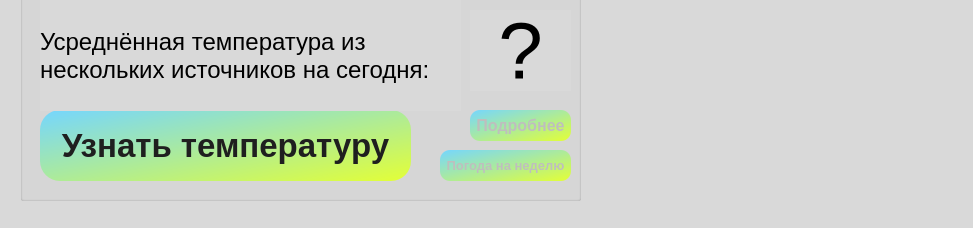
<?xml version="1.0" encoding="UTF-8"?>
<ui version="4.0">
 <class>weather</class>
 <widget class="QWidget" name="weather">
  <property name="enabled">
   <bool>true</bool>
  </property>
  <property name="geometry">
   <rect>
    <x>0</x>
    <y>0</y>
    <width>973</width>
    <height>228</height>
   </rect>
  </property>
  <property name="windowTitle">
   <string>Form</string>
  </property>
  <property name="styleSheet">
   <string notr="true">background-color: #D9D9D9;</string>
  </property>
  <widget class="QGroupBox" name="groupBox_2">
   <property name="geometry">
    <rect>
     <x>10</x>
     <y>-10</y>
     <width>961</width>
     <height>211</height>
    </rect>
   </property>
   <property name="styleSheet">
    <string notr="true">background-color: #D9D9D9;
border: 0;</string>
   </property>
   <property name="title">
    <string/>
   </property>
   <widget class="QGroupBox" name="weather_detail_block">
    <property name="geometry">
     <rect>
      <x>410</x>
      <y>0</y>
      <width>161</width>
      <height>211</height>
     </rect>
    </property>
    <property name="styleSheet">
     <string notr="true">background-color: #D9D9D9;</string>
    </property>
    <property name="title">
     <string/>
    </property>
    <widget class="QLabel" name="yandex_week_logo_2">
     <property name="geometry">
      <rect>
       <x>10</x>
       <y>20</y>
       <width>31</width>
       <height>31</height>
      </rect>
     </property>
     <property name="text">
      <string/>
     </property>
     <property name="pixmap">
      <pixmap>C:/Users/zinch/Downloads/Yandex_znak.png</pixmap>
     </property>
     <property name="scaledContents">
      <bool>true</bool>
     </property>
    </widget>
    <widget class="QLabel" name="mailru_week_logo_2">
     <property name="geometry">
      <rect>
       <x>10</x>
       <y>80</y>
       <width>31</width>
       <height>31</height>
      </rect>
     </property>
     <property name="text">
      <string/>
     </property>
     <property name="pixmap">
      <pixmap>C:/Users/zinch/Downloads/mail_ru_logo_icon_147267.png</pixmap>
     </property>
     <property name="scaledContents">
      <bool>true</bool>
     </property>
    </widget>
    <widget class="QWidget" name="layoutWidget">
     <property name="geometry">
      <rect>
       <x>50</x>
       <y>80</y>
       <width>91</width>
       <height>29</height>
      </rect>
     </property>
     <layout class="QHBoxLayout" name="horizontalLayout_2">
      <item>
       <widget class="QLabel" name="weather_mailru">
        <property name="styleSheet">
         <string notr="true">font-size: 20px;</string>
        </property>
        <property name="text">
         <string>Mailru:</string>
        </property>
       </widget>
      </item>
      <item>
       <widget class="QLabel" name="weather_mailru_data">
        <property name="styleSheet">
         <string notr="true">font-size: 20px;</string>
        </property>
        <property name="text">
         <string>?</string>
        </property>
        <property name="alignment">
         <set>Qt::AlignCenter</set>
        </property>
       </widget>
      </item>
     </layout>
    </widget>
    <widget class="QWidget" name="">
     <property name="geometry">
      <rect>
       <x>51</x>
       <y>21</y>
       <width>91</width>
       <height>29</height>
      </rect>
     </property>
     <layout class="QHBoxLayout" name="horizontalLayout">
      <item>
       <widget class="QLabel" name="weather_yandex">
        <property name="styleSheet">
         <string notr="true">font-size: 20px;</string>
        </property>
        <property name="text">
         <string>Yandex:</string>
        </property>
       </widget>
      </item>
      <item>
       <widget class="QLabel" name="weather_yandex_data">
        <property name="styleSheet">
         <string notr="true">font-size: 20px;</string>
        </property>
        <property name="text">
         <string>?</string>
        </property>
        <property name="alignment">
         <set>Qt::AlignCenter</set>
        </property>
       </widget>
      </item>
     </layout>
    </widget>
   </widget>
   <widget class="QLabel" name="label_2">
    <property name="geometry">
     <rect>
      <x>720</x>
      <y>20</y>
      <width>211</width>
      <height>191</height>
     </rect>
    </property>
    <property name="text">
     <string/>
    </property>
    <property name="pixmap">
     <pixmap>C:/Users/zinch/Downloads/pngegg.png</pixmap>
    </property>
    <property name="scaledContents">
     <bool>true</bool>
    </property>
   </widget>
  </widget>
  <widget class="QGroupBox" name="groupBox">
   <property name="enabled">
    <bool>true</bool>
   </property>
   <property name="geometry">
    <rect>
     <x>20</x>
     <y>-10</y>
     <width>561</width>
     <height>211</height>
    </rect>
   </property>
   <property name="styleSheet">
    <string notr="true">background-color: #D9D9D9;</string>
   </property>
   <property name="title">
    <string/>
   </property>
   <widget class="QLabel" name="weather_today">
    <property name="enabled">
     <bool>true</bool>
    </property>
    <property name="geometry">
     <rect>
      <x>450</x>
      <y>20</y>
      <width>101</width>
      <height>81</height>
     </rect>
    </property>
    <property name="font">
     <font>
      <pointsize>60</pointsize>
     </font>
    </property>
    <property name="styleSheet">
     <string notr="true">padding: 0;
margin: 0;
color: black;
</string>
    </property>
    <property name="text">
     <string>?</string>
    </property>
    <property name="alignment">
     <set>Qt::AlignCenter</set>
    </property>
   </widget>
   <widget class="QPushButton" name="refresh_weather_today">
    <property name="geometry">
     <rect>
      <x>20</x>
      <y>120</y>
      <width>371</width>
      <height>71</height>
     </rect>
    </property>
    <property name="font">
     <font>
      <pointsize>-1</pointsize>
      <bold>true</bold>
     </font>
    </property>
    <property name="cursor">
     <cursorShape>PointingHandCursor</cursorShape>
    </property>
    <property name="styleSheet">
     <string notr="true">display: inline-block;
border-radius: 20px;
color: #1F1F1F;
font-size: 33px;
background-color: qlineargradient(spread:pad, x1:0, y1:0, x2:1, y2:1, stop:0 #75D6FF, stop:1 #E3FF36);
font-weight: 600;

</string>
    </property>
    <property name="text">
     <string>Узнать температуру</string>
    </property>
    <property name="iconSize">
     <size>
      <width>16</width>
      <height>16</height>
     </size>
    </property>
   </widget>
   <widget class="QLabel" name="label">
    <property name="enabled">
     <bool>true</bool>
    </property>
    <property name="geometry">
     <rect>
      <x>20</x>
      <y>10</y>
      <width>421</width>
      <height>111</height>
     </rect>
    </property>
    <property name="font">
     <font>
      <pointsize>18</pointsize>
     </font>
    </property>
    <property name="styleSheet">
     <string notr="true">color: black;</string>
    </property>
    <property name="text">
     <string>Усреднённая температура из нескольких источников на сегодня:</string>
    </property>
    <property name="wordWrap">
     <bool>true</bool>
    </property>
   </widget>
   <widget class="QPushButton" name="weather_detail_btn">
    <property name="enabled">
     <bool>false</bool>
    </property>
    <property name="geometry">
     <rect>
      <x>450</x>
      <y>120</y>
      <width>101</width>
      <height>31</height>
     </rect>
    </property>
    <property name="maximumSize">
     <size>
      <width>16777215</width>
      <height>16777214</height>
     </size>
    </property>
    <property name="font">
     <font>
      <pointsize>12</pointsize>
      <bold>true</bold>
     </font>
    </property>
    <property name="cursor">
     <cursorShape>PointingHandCursor</cursorShape>
    </property>
    <property name="styleSheet">
     <string notr="true">background-color: qlineargradient(spread:pad, x1:0, y1:0, x2:1, y2:1, stop:0 #75D6FF, stop:1 #E3FF36);
font-weight: 600;
border: 0;
border-radius: 10px;
enabled: true;</string>
    </property>
    <property name="text">
     <string>Подробнее</string>
    </property>
    <property name="checkable">
     <bool>true</bool>
    </property>
   </widget>
   <widget class="QPushButton" name="weather_week_detail_btn">
    <property name="enabled">
     <bool>false</bool>
    </property>
    <property name="geometry">
     <rect>
      <x>420</x>
      <y>160</y>
      <width>131</width>
      <height>31</height>
     </rect>
    </property>
    <property name="maximumSize">
     <size>
      <width>16777215</width>
      <height>16777214</height>
     </size>
    </property>
    <property name="font">
     <font>
      <pointsize>10</pointsize>
      <bold>true</bold>
     </font>
    </property>
    <property name="cursor">
     <cursorShape>PointingHandCursor</cursorShape>
    </property>
    <property name="styleSheet">
     <string notr="true">background-color: qlineargradient(spread:pad, x1:0, y1:0, x2:1, y2:1, stop:0 #75D6FF, stop:1 #E3FF36);
font-weight: 600;
border: 0;
border-radius: 10px;
enabled: true;</string>
    </property>
    <property name="text">
     <string>Погода на неделю</string>
    </property>
    <property name="checkable">
     <bool>true</bool>
    </property>
   </widget>
  </widget>
  <widget class="QGroupBox" name="week_detail_block">
   <property name="geometry">
    <rect>
     <x>10</x>
     <y>-40</y>
     <width>961</width>
     <height>261</height>
    </rect>
   </property>
   <property name="styleSheet">
    <string notr="true">background-color: #D9D9D9;
border: 0;</string>
   </property>
   <property name="title">
    <string/>
   </property>
   <widget class="QWidget" name="">
    <property name="geometry">
     <rect>
      <x>170</x>
      <y>180</y>
      <width>781</width>
      <height>30</height>
     </rect>
    </property>
    <layout class="QHBoxLayout" name="week_days_mailru">
     <item>
      <widget class="QLabel" name="week_day_mailru">
       <property name="font">
        <font>
         <pointsize>16</pointsize>
        </font>
       </property>
       <property name="text">
        <string>?</string>
       </property>
       <property name="alignment">
        <set>Qt::AlignCenter</set>
       </property>
      </widget>
     </item>
     <item>
      <widget class="QLabel" name="week_day_mailru_2">
       <property name="font">
        <font>
         <pointsize>16</pointsize>
        </font>
       </property>
       <property name="text">
        <string>?</string>
       </property>
       <property name="alignment">
        <set>Qt::AlignCenter</set>
       </property>
      </widget>
     </item>
     <item>
      <widget class="QLabel" name="week_day_mailru_3">
       <property name="font">
        <font>
         <pointsize>16</pointsize>
        </font>
       </property>
       <property name="text">
        <string>?</string>
       </property>
       <property name="alignment">
        <set>Qt::AlignCenter</set>
       </property>
      </widget>
     </item>
     <item>
      <widget class="QLabel" name="week_day_mailru_4">
       <property name="font">
        <font>
         <pointsize>16</pointsize>
        </font>
       </property>
       <property name="text">
        <string>?</string>
       </property>
       <property name="alignment">
        <set>Qt::AlignCenter</set>
       </property>
      </widget>
     </item>
     <item>
      <widget class="QLabel" name="week_day_mailru_5">
       <property name="font">
        <font>
         <pointsize>16</pointsize>
        </font>
       </property>
       <property name="text">
        <string>?</string>
       </property>
       <property name="alignment">
        <set>Qt::AlignCenter</set>
       </property>
      </widget>
     </item>
     <item>
      <widget class="QLabel" name="week_day_mailru_6">
       <property name="font">
        <font>
         <pointsize>16</pointsize>
        </font>
       </property>
       <property name="text">
        <string>?</string>
       </property>
       <property name="alignment">
        <set>Qt::AlignCenter</set>
       </property>
      </widget>
     </item>
     <item>
      <widget class="QLabel" name="week_day_mailru_7">
       <property name="font">
        <font>
         <pointsize>16</pointsize>
        </font>
       </property>
       <property name="text">
        <string>?</string>
       </property>
       <property name="alignment">
        <set>Qt::AlignCenter</set>
       </property>
      </widget>
     </item>
    </layout>
   </widget>
   <widget class="QLabel" name="mailru_week_title">
    <property name="geometry">
     <rect>
      <x>70</x>
      <y>180</y>
      <width>81</width>
      <height>41</height>
     </rect>
    </property>
    <property name="font">
     <font>
      <pointsize>14</pointsize>
     </font>
    </property>
    <property name="text">
     <string>Mailru</string>
    </property>
   </widget>
   <widget class="QLabel" name="yandex_week_title">
    <property name="geometry">
     <rect>
      <x>70</x>
      <y>90</y>
      <width>81</width>
      <height>41</height>
     </rect>
    </property>
    <property name="font">
     <font>
      <pointsize>14</pointsize>
     </font>
    </property>
    <property name="text">
     <string>Yandex</string>
    </property>
   </widget>
   <widget class="QWidget" name="">
    <property name="geometry">
     <rect>
      <x>170</x>
      <y>30</y>
      <width>781</width>
      <height>22</height>
     </rect>
    </property>
    <layout class="QHBoxLayout" name="week_days">
     <item>
      <widget class="QLabel" name="week_day">
       <property name="font">
        <font>
         <pointsize>11</pointsize>
        </font>
       </property>
       <property name="text">
        <string>week_day</string>
       </property>
       <property name="alignment">
        <set>Qt::AlignCenter</set>
       </property>
      </widget>
     </item>
     <item>
      <widget class="QLabel" name="week_day_2">
       <property name="font">
        <font>
         <pointsize>11</pointsize>
        </font>
       </property>
       <property name="text">
        <string>week_day</string>
       </property>
       <property name="alignment">
        <set>Qt::AlignCenter</set>
       </property>
      </widget>
     </item>
     <item>
      <widget class="QLabel" name="week_day_3">
       <property name="font">
        <font>
         <pointsize>11</pointsize>
        </font>
       </property>
       <property name="text">
        <string>week_day</string>
       </property>
       <property name="alignment">
        <set>Qt::AlignCenter</set>
       </property>
      </widget>
     </item>
     <item>
      <widget class="QLabel" name="week_day_4">
       <property name="font">
        <font>
         <pointsize>11</pointsize>
        </font>
       </property>
       <property name="text">
        <string>week_day</string>
       </property>
       <property name="alignment">
        <set>Qt::AlignCenter</set>
       </property>
      </widget>
     </item>
     <item>
      <widget class="QLabel" name="week_day_5">
       <property name="font">
        <font>
         <pointsize>11</pointsize>
        </font>
       </property>
       <property name="text">
        <string>week_day</string>
       </property>
       <property name="alignment">
        <set>Qt::AlignCenter</set>
       </property>
      </widget>
     </item>
     <item>
      <widget class="QLabel" name="week_day_6">
       <property name="font">
        <font>
         <pointsize>11</pointsize>
        </font>
       </property>
       <property name="text">
        <string>week_day</string>
       </property>
       <property name="alignment">
        <set>Qt::AlignCenter</set>
       </property>
      </widget>
     </item>
     <item>
      <widget class="QLabel" name="week_day_7">
       <property name="font">
        <font>
         <pointsize>11</pointsize>
        </font>
       </property>
       <property name="text">
        <string>week_day</string>
       </property>
       <property name="alignment">
        <set>Qt::AlignCenter</set>
       </property>
      </widget>
     </item>
    </layout>
   </widget>
   <widget class="QLabel" name="mailru_week_logo">
    <property name="geometry">
     <rect>
      <x>20</x>
      <y>180</y>
      <width>41</width>
      <height>41</height>
     </rect>
    </property>
    <property name="text">
     <string/>
    </property>
    <property name="pixmap">
     <pixmap>C:/Users/zinch/Downloads/mail_ru_logo_icon_147267.png</pixmap>
    </property>
    <property name="scaledContents">
     <bool>true</bool>
    </property>
   </widget>
   <widget class="QLabel" name="yandex_week_logo">
    <property name="geometry">
     <rect>
      <x>20</x>
      <y>90</y>
      <width>41</width>
      <height>41</height>
     </rect>
    </property>
    <property name="text">
     <string/>
    </property>
    <property name="pixmap">
     <pixmap>C:/Users/zinch/Downloads/Yandex_znak.png</pixmap>
    </property>
    <property name="scaledContents">
     <bool>true</bool>
    </property>
   </widget>
   <widget class="QWidget" name="">
    <property name="geometry">
     <rect>
      <x>170</x>
      <y>100</y>
      <width>781</width>
      <height>30</height>
     </rect>
    </property>
    <layout class="QHBoxLayout" name="week_days_yandex">
     <item>
      <widget class="QLabel" name="week_day_yandex">
       <property name="font">
        <font>
         <pointsize>16</pointsize>
        </font>
       </property>
       <property name="text">
        <string>?</string>
       </property>
       <property name="alignment">
        <set>Qt::AlignCenter</set>
       </property>
      </widget>
     </item>
     <item>
      <widget class="QLabel" name="week_day_yandex_2">
       <property name="font">
        <font>
         <pointsize>16</pointsize>
        </font>
       </property>
       <property name="text">
        <string>?</string>
       </property>
       <property name="alignment">
        <set>Qt::AlignCenter</set>
       </property>
      </widget>
     </item>
     <item>
      <widget class="QLabel" name="week_day_yandex_3">
       <property name="font">
        <font>
         <pointsize>16</pointsize>
        </font>
       </property>
       <property name="text">
        <string>?</string>
       </property>
       <property name="alignment">
        <set>Qt::AlignCenter</set>
       </property>
      </widget>
     </item>
     <item>
      <widget class="QLabel" name="week_day_yandex_4">
       <property name="font">
        <font>
         <pointsize>16</pointsize>
        </font>
       </property>
       <property name="text">
        <string>?</string>
       </property>
       <property name="alignment">
        <set>Qt::AlignCenter</set>
       </property>
      </widget>
     </item>
     <item>
      <widget class="QLabel" name="week_day_yandex_5">
       <property name="font">
        <font>
         <pointsize>16</pointsize>
        </font>
       </property>
       <property name="text">
        <string>?</string>
       </property>
       <property name="alignment">
        <set>Qt::AlignCenter</set>
       </property>
      </widget>
     </item>
     <item>
      <widget class="QLabel" name="week_day_yandex_6">
       <property name="font">
        <font>
         <pointsize>16</pointsize>
        </font>
       </property>
       <property name="text">
        <string>?</string>
       </property>
       <property name="alignment">
        <set>Qt::AlignCenter</set>
       </property>
      </widget>
     </item>
     <item>
      <widget class="QLabel" name="week_day_yandex_7">
       <property name="font">
        <font>
         <pointsize>16</pointsize>
        </font>
       </property>
       <property name="text">
        <string>?</string>
       </property>
       <property name="alignment">
        <set>Qt::AlignCenter</set>
       </property>
      </widget>
     </item>
    </layout>
   </widget>
  </widget>
  <zorder>week_detail_block</zorder>
  <zorder>weather_yandex</zorder>
  <zorder>weather_yandex_data</zorder>
  <zorder></zorder>
  <zorder>layoutWidget</zorder>
  <zorder>label_2</zorder>
  <zorder>label_3</zorder>
  <zorder>label_4</zorder>
  <zorder>label_5</zorder>
  <zorder>label_6</zorder>
  <zorder>label_7</zorder>
  <zorder>label_8</zorder>
  <zorder>week_day</zorder>
  <zorder>week_day_2</zorder>
  <zorder>week_day_3</zorder>
  <zorder>week_day_4</zorder>
  <zorder>week_day_5</zorder>
  <zorder>week_day_6</zorder>
  <zorder>week_day_7</zorder>
  <zorder>week_day_yandex</zorder>
  <zorder>week_day_yandex_2</zorder>
  <zorder>week_day_yandex_3</zorder>
  <zorder>week_day_yandex_4</zorder>
  <zorder>week_day_yandex_5</zorder>
  <zorder>week_day_yandex_6</zorder>
  <zorder>week_day_yandex_7</zorder>
  <zorder>week_day_mailru</zorder>
  <zorder>week_day_mailru_2</zorder>
  <zorder>week_day_mailru_3</zorder>
  <zorder>week_day_mailru_4</zorder>
  <zorder>week_day_mailru_5</zorder>
  <zorder>week_day_mailru_6</zorder>
  <zorder>week_day_mailru_7</zorder>
  <zorder>groupBox_2</zorder>
  <zorder>groupBox</zorder>
 </widget>
 <resources/>
 <connections/>
 <slots>
  <slot>refresh()</slot>
 </slots>
</ui>
